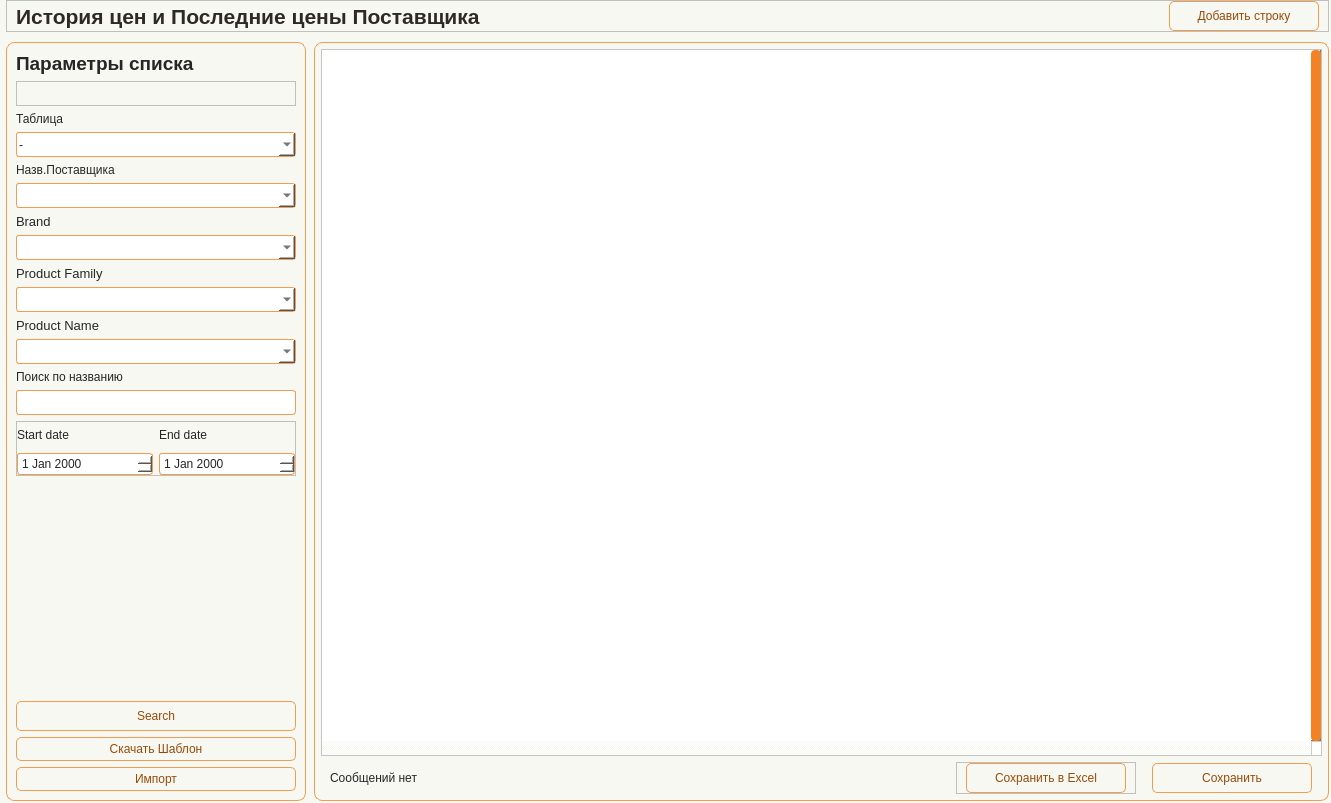
<?xml version="1.0" encoding="UTF-8"?>
<ui version="4.0">
 <class>Form</class>
 <widget class="QWidget" name="Form">
  <property name="geometry">
   <rect>
    <x>0</x>
    <y>0</y>
    <width>1331</width>
    <height>803</height>
   </rect>
  </property>
  <property name="minimumSize">
   <size>
    <width>930</width>
    <height>650</height>
   </size>
  </property>
  <property name="windowTitle">
   <string>Form</string>
  </property>
  <property name="styleSheet">
   <string notr="true">/* ===== BASE PREVIEW STYLE FOR DESIGNER ===== */

QWidget {
    background-color: #f8f8f2;
    color: #262626;
    font: 10pt &quot;Tahoma&quot;;
}

/* ===== LABELS ===== */

QLabel {
    color: #262626;
}

#Title_label {
    font: 16pt &quot;Tahoma&quot;;
    font-weight: 700;
    color: #2D2A26;
}

QLabel#label_filter_title {
    font: 14pt &quot;Tahoma&quot;;
    font-weight: 700;
}

/* ===== INPUTS ===== */

QLineEdit, QComboBox, QDateEdit {
    border: 1px solid #f09d54;
    border-radius: 3px;
    padding: 2px;
    background-color: #ffffff;
    color: #262626;
}

/* ===== BUTTONS ===== */

QPushButton {
    border: 1px solid #f09d54;
    border-radius: 5px;
    background-color: #f8f8f2;
    color: #964b09;
    padding: 4px;
}

/* ===== TABLE ===== */

QTableWidget {
    background-color: #ffffff;
    gridline-color: #f28223;
    selection-background-color: #f5d3b5;
    selection-color: #262626;
}

QHeaderView::section {
    background-color: #f5d3b5;
    border: 1px solid #f28223;
    padding: 3px;
}

/* ===== FRAMES ===== */

QFrame#frame_LeftPanel, 
QFrame#frame_RightPanel {
    border: 1px solid #f28223;
    border-radius: 5px;
}

/* ===== SCROLL ===== */

QScrollBar:vertical {
    background: #f8f8f2;
    width: 10px;
}

QScrollBar::handle:vertical {
    background: #f28223;
    border-radius: 4px;
}</string>
  </property>
  <layout class="QHBoxLayout" name="horizontalLayout">
   <property name="leftMargin">
    <number>0</number>
   </property>
   <property name="topMargin">
    <number>0</number>
   </property>
   <property name="rightMargin">
    <number>0</number>
   </property>
   <property name="bottomMargin">
    <number>0</number>
   </property>
   <item>
    <widget class="QWidget" name="widget" native="true">
     <layout class="QVBoxLayout" name="verticalLayout">
      <property name="spacing">
       <number>10</number>
      </property>
      <property name="leftMargin">
       <number>6</number>
      </property>
      <property name="topMargin">
       <number>0</number>
      </property>
      <property name="rightMargin">
       <number>2</number>
      </property>
      <property name="bottomMargin">
       <number>2</number>
      </property>
      <item>
       <widget class="QFrame" name="frame_6">
        <property name="minimumSize">
         <size>
          <width>0</width>
          <height>32</height>
         </size>
        </property>
        <property name="maximumSize">
         <size>
          <width>16777215</width>
          <height>32</height>
         </size>
        </property>
        <property name="frameShape">
         <enum>QFrame::Shape::StyledPanel</enum>
        </property>
        <property name="frameShadow">
         <enum>QFrame::Shadow::Raised</enum>
        </property>
        <layout class="QHBoxLayout" name="horizontalLayout_5">
         <property name="spacing">
          <number>0</number>
         </property>
         <property name="topMargin">
          <number>0</number>
         </property>
         <property name="bottomMargin">
          <number>0</number>
         </property>
         <item>
          <widget class="QLabel" name="Title_label">
           <property name="minimumSize">
            <size>
             <width>0</width>
             <height>30</height>
            </size>
           </property>
           <property name="maximumSize">
            <size>
             <width>16777215</width>
             <height>30</height>
            </size>
           </property>
           <property name="font">
            <font>
             <family>Tahoma</family>
             <pointsize>16</pointsize>
             <italic>false</italic>
             <bold>true</bold>
            </font>
           </property>
           <property name="layoutDirection">
            <enum>Qt::LayoutDirection::LeftToRight</enum>
           </property>
           <property name="text">
            <string>История цен и Последние цены Поставщика</string>
           </property>
          </widget>
         </item>
         <item>
          <spacer name="horizontalSpacer_top">
           <property name="orientation">
            <enum>Qt::Orientation::Horizontal</enum>
           </property>
           <property name="sizeHint" stdset="0">
            <size>
             <width>654</width>
             <height>17</height>
            </size>
           </property>
          </spacer>
         </item>
         <item>
          <widget class="QPushButton" name="btn_AddLine">
           <property name="minimumSize">
            <size>
             <width>150</width>
             <height>30</height>
            </size>
           </property>
           <property name="maximumSize">
            <size>
             <width>150</width>
             <height>30</height>
            </size>
           </property>
           <property name="text">
            <string>Добавить строку</string>
           </property>
           <property name="icon">
            <iconset resource="../resource.qrc">
             <normaloff>:/icon/icon/plus-circle — копия — копия.svg</normaloff>:/icon/icon/plus-circle — копия — копия.svg</iconset>
           </property>
          </widget>
         </item>
        </layout>
       </widget>
      </item>
      <item>
       <widget class="QFrame" name="frame_Content">
        <property name="frameShape">
         <enum>QFrame::Shape::NoFrame</enum>
        </property>
        <property name="frameShadow">
         <enum>QFrame::Shadow::Plain</enum>
        </property>
        <layout class="QHBoxLayout" name="horizontalLayout_content">
         <property name="spacing">
          <number>8</number>
         </property>
         <property name="leftMargin">
          <number>0</number>
         </property>
         <property name="topMargin">
          <number>0</number>
         </property>
         <property name="rightMargin">
          <number>0</number>
         </property>
         <property name="bottomMargin">
          <number>0</number>
         </property>
         <item>
          <widget class="QFrame" name="frame_LeftPanel">
           <property name="minimumSize">
            <size>
             <width>280</width>
             <height>0</height>
            </size>
           </property>
           <property name="maximumSize">
            <size>
             <width>300</width>
             <height>16777215</height>
            </size>
           </property>
           <property name="styleSheet">
            <string notr="true">#frame_LeftPanel {border: 1px solid #f09d54; border-radius: 8px;}</string>
           </property>
           <property name="frameShape">
            <enum>QFrame::Shape::StyledPanel</enum>
           </property>
           <property name="frameShadow">
            <enum>QFrame::Shadow::Raised</enum>
           </property>
           <layout class="QVBoxLayout" name="verticalLayout_left">
            <property name="spacing">
             <number>6</number>
            </property>
            <property name="leftMargin">
             <number>9</number>
            </property>
            <property name="topMargin">
             <number>9</number>
            </property>
            <property name="rightMargin">
             <number>9</number>
            </property>
            <property name="bottomMargin">
             <number>9</number>
            </property>
            <item>
             <widget class="QLabel" name="label_filter_title">
              <property name="font">
               <font>
                <family>Tahoma</family>
                <pointsize>14</pointsize>
                <italic>false</italic>
                <bold>true</bold>
               </font>
              </property>
              <property name="text">
               <string>Параметры списка</string>
              </property>
             </widget>
            </item>
            <item>
             <widget class="QFrame" name="frame_2">
              <property name="minimumSize">
               <size>
                <width>0</width>
                <height>25</height>
               </size>
              </property>
              <property name="maximumSize">
               <size>
                <width>16777215</width>
                <height>25</height>
               </size>
              </property>
              <property name="frameShape">
               <enum>QFrame::Shape::StyledPanel</enum>
              </property>
              <property name="frameShadow">
               <enum>QFrame::Shadow::Raised</enum>
              </property>
             </widget>
            </item>
            <item>
             <widget class="QLabel" name="label">
              <property name="text">
               <string>Таблица</string>
              </property>
             </widget>
            </item>
            <item>
             <widget class="QComboBox" name="line_TableName">
              <property name="minimumSize">
               <size>
                <width>0</width>
                <height>25</height>
               </size>
              </property>
              <property name="maximumSize">
               <size>
                <width>16777215</width>
                <height>25</height>
               </size>
              </property>
              <item>
               <property name="text">
                <string>-</string>
               </property>
              </item>
              <item>
               <property name="text">
                <string>Последние цены</string>
               </property>
              </item>
              <item>
               <property name="text">
                <string>История цен (вся)</string>
               </property>
              </item>
             </widget>
            </item>
            <item>
             <widget class="QLabel" name="label_2">
              <property name="text">
               <string>Назв.Поставщика</string>
              </property>
             </widget>
            </item>
            <item>
             <widget class="QComboBox" name="line_SupplName">
              <property name="minimumSize">
               <size>
                <width>0</width>
                <height>25</height>
               </size>
              </property>
              <property name="maximumSize">
               <size>
                <width>16777215</width>
                <height>25</height>
               </size>
              </property>
             </widget>
            </item>
            <item>
             <widget class="QLabel" name="label_5">
              <property name="font">
               <font>
                <family>Tahoma</family>
                <pointsize>10</pointsize>
                <italic>false</italic>
                <bold>false</bold>
               </font>
              </property>
              <property name="text">
               <string>Brand</string>
              </property>
             </widget>
            </item>
            <item>
             <widget class="QComboBox" name="line_Brand">
              <property name="minimumSize">
               <size>
                <width>0</width>
                <height>25</height>
               </size>
              </property>
              <property name="maximumSize">
               <size>
                <width>16777215</width>
                <height>25</height>
               </size>
              </property>
              <property name="currentText">
               <string/>
              </property>
              <property name="currentIndex">
               <number>-1</number>
              </property>
             </widget>
            </item>
            <item>
             <widget class="QLabel" name="label_4">
              <property name="font">
               <font>
                <family>Tahoma</family>
                <pointsize>10</pointsize>
                <italic>false</italic>
                <bold>false</bold>
               </font>
              </property>
              <property name="text">
               <string>Product Family</string>
              </property>
             </widget>
            </item>
            <item>
             <widget class="QComboBox" name="line_Prod_Fam">
              <property name="minimumSize">
               <size>
                <width>0</width>
                <height>25</height>
               </size>
              </property>
              <property name="maximumSize">
               <size>
                <width>16777215</width>
                <height>25</height>
               </size>
              </property>
             </widget>
            </item>
            <item>
             <widget class="QLabel" name="label_3">
              <property name="font">
               <font>
                <family>Tahoma</family>
                <pointsize>10</pointsize>
                <italic>false</italic>
                <bold>false</bold>
               </font>
              </property>
              <property name="text">
               <string>Product Name</string>
              </property>
             </widget>
            </item>
            <item>
             <widget class="QComboBox" name="line_Prod_name">
              <property name="minimumSize">
               <size>
                <width>200</width>
                <height>25</height>
               </size>
              </property>
              <property name="maximumSize">
               <size>
                <width>16777215</width>
                <height>25</height>
               </size>
              </property>
             </widget>
            </item>
            <item>
             <widget class="QLabel" name="label_8">
              <property name="text">
               <string>Поиск по названию</string>
              </property>
             </widget>
            </item>
            <item>
             <widget class="QLineEdit" name="line_NameSearch">
              <property name="minimumSize">
               <size>
                <width>0</width>
                <height>25</height>
               </size>
              </property>
              <property name="maximumSize">
               <size>
                <width>16777215</width>
                <height>25</height>
               </size>
              </property>
             </widget>
            </item>
            <item>
             <widget class="QFrame" name="frame_7">
              <property name="minimumSize">
               <size>
                <width>0</width>
                <height>55</height>
               </size>
              </property>
              <property name="maximumSize">
               <size>
                <width>16777215</width>
                <height>55</height>
               </size>
              </property>
              <property name="frameShape">
               <enum>QFrame::Shape::StyledPanel</enum>
              </property>
              <property name="frameShadow">
               <enum>QFrame::Shadow::Raised</enum>
              </property>
              <layout class="QGridLayout" name="gridLayout">
               <property name="leftMargin">
                <number>0</number>
               </property>
               <property name="topMargin">
                <number>0</number>
               </property>
               <property name="rightMargin">
                <number>0</number>
               </property>
               <property name="bottomMargin">
                <number>0</number>
               </property>
               <item row="3" column="0">
                <widget class="QDateEdit" name="line_Start_date"/>
               </item>
               <item row="3" column="1">
                <widget class="QDateEdit" name="line_End_date"/>
               </item>
               <item row="2" column="1">
                <widget class="QLabel" name="label_7">
                 <property name="text">
                  <string>End date</string>
                 </property>
                </widget>
               </item>
               <item row="2" column="0">
                <widget class="QLabel" name="label_6">
                 <property name="text">
                  <string>Start date</string>
                 </property>
                </widget>
               </item>
              </layout>
             </widget>
            </item>
            <item>
             <spacer name="verticalSpacer_filters">
              <property name="orientation">
               <enum>Qt::Orientation::Vertical</enum>
              </property>
              <property name="sizeHint" stdset="0">
               <size>
                <width>20</width>
                <height>370</height>
               </size>
              </property>
             </spacer>
            </item>
            <item>
             <widget class="QFrame" name="frame_3">
              <property name="minimumSize">
               <size>
                <width>110</width>
                <height>0</height>
               </size>
              </property>
              <property name="maximumSize">
               <size>
                <width>16777215</width>
                <height>16777215</height>
               </size>
              </property>
              <layout class="QVBoxLayout" name="verticalLayout_4" stretch="0,0,0">
               <property name="spacing">
                <number>6</number>
               </property>
               <property name="leftMargin">
                <number>0</number>
               </property>
               <property name="topMargin">
                <number>0</number>
               </property>
               <property name="rightMargin">
                <number>0</number>
               </property>
               <property name="bottomMargin">
                <number>0</number>
               </property>
               <item>
                <widget class="QPushButton" name="btn_Search">
                 <property name="minimumSize">
                  <size>
                   <width>100</width>
                   <height>30</height>
                  </size>
                 </property>
                 <property name="maximumSize">
                  <size>
                   <width>16777215</width>
                   <height>16777215</height>
                  </size>
                 </property>
                 <property name="text">
                  <string>Search</string>
                 </property>
                 <property name="icon">
                  <iconset resource="../resource.qrc">
                   <normaloff>:/icon/icon/search — копия — копия.svg</normaloff>:/icon/icon/search — копия — копия.svg</iconset>
                 </property>
                </widget>
               </item>
               <item>
                <widget class="QPushButton" name="btn_DownFile">
                 <property name="text">
                  <string>Скачать Шаблон</string>
                 </property>
                 <property name="icon">
                  <iconset resource="../resource.qrc">
                   <normaloff>:/icon/icon/arrow-down-circle — копия — копия.svg</normaloff>:/icon/icon/arrow-down-circle — копия — копия.svg</iconset>
                 </property>
                </widget>
               </item>
               <item>
                <widget class="QPushButton" name="btn_Import">
                 <property name="text">
                  <string>Импорт</string>
                 </property>
                 <property name="icon">
                  <iconset resource="../resource.qrc">
                   <normaloff>:/icon/icon/arrow-up-circle — копия — копия.svg</normaloff>:/icon/icon/arrow-up-circle — копия — копия.svg</iconset>
                 </property>
                </widget>
               </item>
              </layout>
             </widget>
            </item>
           </layout>
          </widget>
         </item>
         <item>
          <widget class="QFrame" name="frame_RightPanel">
           <property name="styleSheet">
            <string notr="true">#frame_RightPanel {border: 1px solid #f09d54; border-radius: 8px;}</string>
           </property>
           <property name="frameShape">
            <enum>QFrame::Shape::StyledPanel</enum>
           </property>
           <property name="frameShadow">
            <enum>QFrame::Shadow::Raised</enum>
           </property>
           <layout class="QVBoxLayout" name="verticalLayout_right">
            <property name="spacing">
             <number>6</number>
            </property>
            <property name="leftMargin">
             <number>6</number>
            </property>
            <property name="topMargin">
             <number>6</number>
            </property>
            <property name="rightMargin">
             <number>6</number>
            </property>
            <property name="bottomMargin">
             <number>6</number>
            </property>
            <item>
             <layout class="QHBoxLayout" name="horizontalLayout_topRight">
              <property name="spacing">
               <number>6</number>
              </property>
              <property name="leftMargin">
               <number>0</number>
              </property>
              <property name="topMargin">
               <number>0</number>
              </property>
              <property name="rightMargin">
               <number>0</number>
              </property>
              <property name="bottomMargin">
               <number>0</number>
              </property>
             </layout>
            </item>
            <item>
             <widget class="QTableWidget" name="table">
              <property name="verticalScrollBarPolicy">
               <enum>Qt::ScrollBarPolicy::ScrollBarAlwaysOn</enum>
              </property>
              <property name="horizontalScrollBarPolicy">
               <enum>Qt::ScrollBarPolicy::ScrollBarAlwaysOn</enum>
              </property>
              <property name="sizeAdjustPolicy">
               <enum>QAbstractScrollArea::SizeAdjustPolicy::AdjustToContents</enum>
              </property>
              <property name="autoScrollMargin">
               <number>10</number>
              </property>
              <property name="selectionMode">
               <enum>QAbstractItemView::SelectionMode::SingleSelection</enum>
              </property>
              <property name="textElideMode">
               <enum>Qt::TextElideMode::ElideMiddle</enum>
              </property>
              <property name="sortingEnabled">
               <bool>true</bool>
              </property>
              <property name="wordWrap">
               <bool>false</bool>
              </property>
              <property name="rowCount">
               <number>0</number>
              </property>
              <property name="columnCount">
               <number>0</number>
              </property>
              <attribute name="horizontalHeaderCascadingSectionResizes">
               <bool>true</bool>
              </attribute>
              <attribute name="horizontalHeaderMinimumSectionSize">
               <number>55</number>
              </attribute>
              <attribute name="horizontalHeaderDefaultSectionSize">
               <number>100</number>
              </attribute>
              <attribute name="horizontalHeaderShowSortIndicator" stdset="0">
               <bool>true</bool>
              </attribute>
              <attribute name="horizontalHeaderStretchLastSection">
               <bool>true</bool>
              </attribute>
              <attribute name="verticalHeaderVisible">
               <bool>false</bool>
              </attribute>
              <attribute name="verticalHeaderCascadingSectionResizes">
               <bool>true</bool>
              </attribute>
              <attribute name="verticalHeaderMinimumSectionSize">
               <number>24</number>
              </attribute>
              <attribute name="verticalHeaderDefaultSectionSize">
               <number>25</number>
              </attribute>
              <attribute name="verticalHeaderHighlightSections">
               <bool>false</bool>
              </attribute>
             </widget>
            </item>
            <item>
             <widget class="QFrame" name="frame_Update">
              <property name="minimumSize">
               <size>
                <width>0</width>
                <height>0</height>
               </size>
              </property>
              <property name="maximumSize">
               <size>
                <width>16777215</width>
                <height>50</height>
               </size>
              </property>
              <layout class="QHBoxLayout" name="horizontalLayout_4">
               <property name="leftMargin">
                <number>0</number>
               </property>
               <property name="topMargin">
                <number>0</number>
               </property>
               <property name="rightMargin">
                <number>0</number>
               </property>
               <property name="bottomMargin">
                <number>0</number>
               </property>
               <item>
                <widget class="QFrame" name="frame_4">
                 <property name="minimumSize">
                  <size>
                   <width>0</width>
                   <height>0</height>
                  </size>
                 </property>
                 <layout class="QVBoxLayout" name="verticalLayout_5">
                  <property name="leftMargin">
                   <number>9</number>
                  </property>
                  <property name="topMargin">
                   <number>0</number>
                  </property>
                  <property name="rightMargin">
                   <number>0</number>
                  </property>
                  <property name="bottomMargin">
                   <number>0</number>
                  </property>
                  <item>
                   <widget class="QLabel" name="label_msg">
                    <property name="text">
                     <string>Сообщений нет</string>
                    </property>
                   </widget>
                  </item>
                 </layout>
                </widget>
               </item>
               <item>
                <widget class="QFrame" name="frame">
                 <property name="minimumSize">
                  <size>
                   <width>180</width>
                   <height>0</height>
                  </size>
                 </property>
                 <property name="maximumSize">
                  <size>
                   <width>180</width>
                   <height>16777215</height>
                  </size>
                 </property>
                 <property name="frameShape">
                  <enum>QFrame::Shape::StyledPanel</enum>
                 </property>
                 <property name="frameShadow">
                  <enum>QFrame::Shadow::Raised</enum>
                 </property>
                 <layout class="QHBoxLayout" name="horizontalLayout_2">
                  <property name="spacing">
                   <number>0</number>
                  </property>
                  <property name="leftMargin">
                   <number>0</number>
                  </property>
                  <property name="topMargin">
                   <number>0</number>
                  </property>
                  <property name="rightMargin">
                   <number>0</number>
                  </property>
                  <property name="bottomMargin">
                   <number>0</number>
                  </property>
                  <item>
                   <widget class="QPushButton" name="btn_SaveExcel">
                    <property name="minimumSize">
                     <size>
                      <width>160</width>
                      <height>30</height>
                     </size>
                    </property>
                    <property name="maximumSize">
                     <size>
                      <width>160</width>
                      <height>30</height>
                     </size>
                    </property>
                    <property name="text">
                     <string>Сохранить в Excel</string>
                    </property>
                    <property name="icon">
                     <iconset resource="../resource.qrc">
                      <normaloff>:/icon/icon/download — копия — копия.svg</normaloff>:/icon/icon/download — копия — копия.svg</iconset>
                    </property>
                   </widget>
                  </item>
                 </layout>
                </widget>
               </item>
               <item>
                <widget class="QFrame" name="frame_5">
                 <property name="minimumSize">
                  <size>
                   <width>120</width>
                   <height>0</height>
                  </size>
                 </property>
                 <property name="maximumSize">
                  <size>
                   <width>180</width>
                   <height>16777215</height>
                  </size>
                 </property>
                 <layout class="QHBoxLayout" name="horizontalLayout_3">
                  <property name="spacing">
                   <number>0</number>
                  </property>
                  <property name="leftMargin">
                   <number>0</number>
                  </property>
                  <property name="topMargin">
                   <number>0</number>
                  </property>
                  <property name="rightMargin">
                   <number>0</number>
                  </property>
                  <property name="bottomMargin">
                   <number>0</number>
                  </property>
                  <item>
                   <widget class="QPushButton" name="btn_Save">
                    <property name="minimumSize">
                     <size>
                      <width>160</width>
                      <height>30</height>
                     </size>
                    </property>
                    <property name="maximumSize">
                     <size>
                      <width>160</width>
                      <height>16777215</height>
                     </size>
                    </property>
                    <property name="text">
                     <string>Сохранить</string>
                    </property>
                    <property name="icon">
                     <iconset resource="../resource.qrc">
                      <normaloff>:/icon/icon/save — копия — копия.svg</normaloff>:/icon/icon/save — копия — копия.svg</iconset>
                    </property>
                   </widget>
                  </item>
                 </layout>
                </widget>
               </item>
              </layout>
             </widget>
            </item>
           </layout>
          </widget>
         </item>
        </layout>
       </widget>
      </item>
     </layout>
    </widget>
   </item>
  </layout>
 </widget>
 <resources>
  <include location="../resource.qrc"/>
 </resources>
 <connections/>
</ui>
